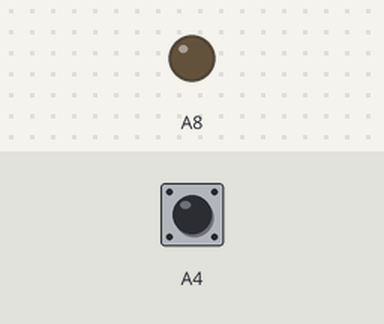
A sketch run on a simulated Arduino Mega 2560, built with avr-gcc and run on an emulated ATmega2560. Shown: output pins drawn as LEDs (lit = HIGH). Inputs (shaded band) come from the test bench; at power-on: A4 HIGH.

Above: at 1.2 s.
1.3 s: A4 pulled LOW for 0.15 s
At 1.37 s:
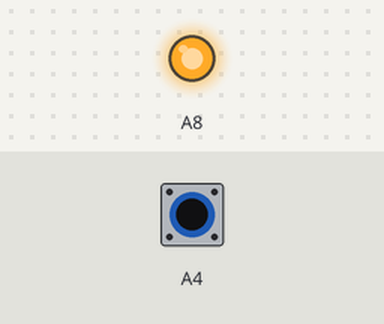
2.9 s: A4 pulled LOW for 3.2 s
At 6.4 s:
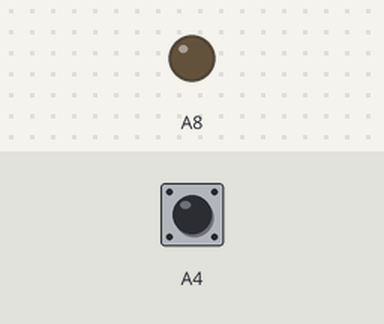
Timing chart, 0 to 7.9 s (numbered marks = the images above; inputs shaded):
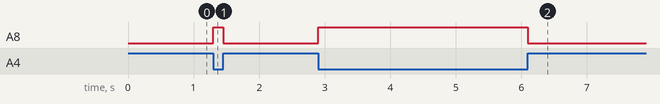

The sketch:

buttonPress.ino
```cpp
/*
Push Button
By Michelle Bakels
Demonstrate a push button
*/
void setup() {
  // put your setup code here, to run once:
  //LEDs
  pinMode(A8, OUTPUT);

  //push button
  pinMode(A4, INPUT_PULLUP);
}

void loop() {
  // put your main code here, to run repeatedly:

  //check to see if button is pressed
  if (digitalRead(A4) == LOW) {

    //if pressed, turn on LED
    digitalWrite(A8, HIGH);
  }
  else {

    // if not pressed, turn off LED
    digitalWrite(A8, LOW);
  }
}
```

Measured:
- after the input at 1.3 s, A8: LOW → HIGH at once, → LOW 0.15 s later
- after the input at 2.9 s, A8: LOW → HIGH at once, → LOW 3.2 s later
